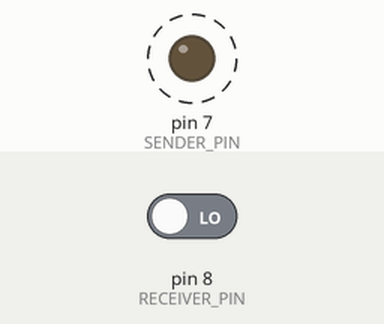
This sketch was run on a simulated Arduino Uno, built with avr-gcc and run on an emulated ATmega328P. On the bench: output pins drawn as LEDs (lit = HIGH). Dashed ring = blinking. Inputs (shaded band) come from the test bench; at power-on: pin 8 (RECEIVER_PIN) LOW. What the sketch prints to the serial monitor is not drawn.

Above: at 0.3 s.
At 1.2 s:
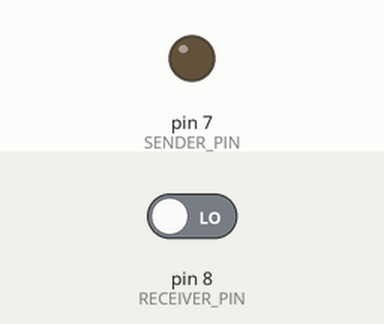
1.3 s: pin 8 (RECEIVER_PIN) driven HIGH
At 10.86 s:
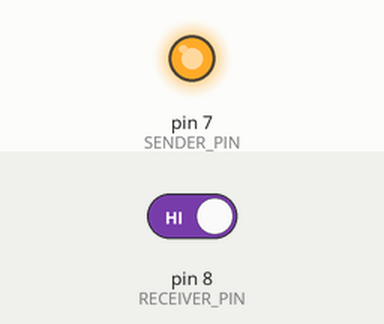
Timing chart, 0 to 17.7 s (numbered marks = the images above; inputs shaded):
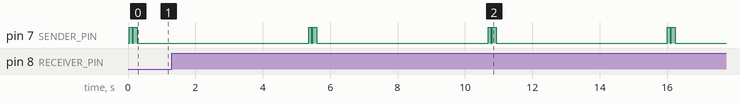

Measured:
- by itself, pin 7 (SENDER_PIN): repeats every 5.3 s: LOW 0.04 s, HIGH 0.12 s, LOW 5.1 s, HIGH 0.08 s

The sketch:

DataTransmission_0.3.ino
```cpp
#define TRANSMISSION_TIME 30

#define SENDER_PIN 7
#define RECEIVER_PIN 8

byte messageToSend = 'n'; //B01101110;
byte receivedMessage = 0;


void setup() {
  pinMode(SENDER_PIN, OUTPUT);
  pinMode(RECEIVER_PIN, INPUT);
  Serial.begin(9600);
  Serial.print("messageToSend:    ");
  printInBinary(messageToSend, true);
}

void loop() {
  receivedMessage = 0;
  for (int i = 7; i >= 0; i--) {
    digitalWrite(SENDER_PIN, bitRead(messageToSend, i));
    delay(10);
    receivedMessage = receivedMessage + (digitalRead(RECEIVER_PIN) << i);
    delay(TRANSMISSION_TIME);
  }
  Serial.print("messageToSend:    ");
  printInBinary(messageToSend, true);
  Serial.print("receivedMessage:  ");
  printInBinary(receivedMessage, true);
  Serial.println((char) receivedMessage);
  delay(5000);
}

void printInBinary(byte byteToPrint, bool line) {
  for (int i = 7; i >= 0; i--) {
    Serial.print(bitRead(byteToPrint, i));
  }
  if (line) {
      Serial.println();
  }
}
```
